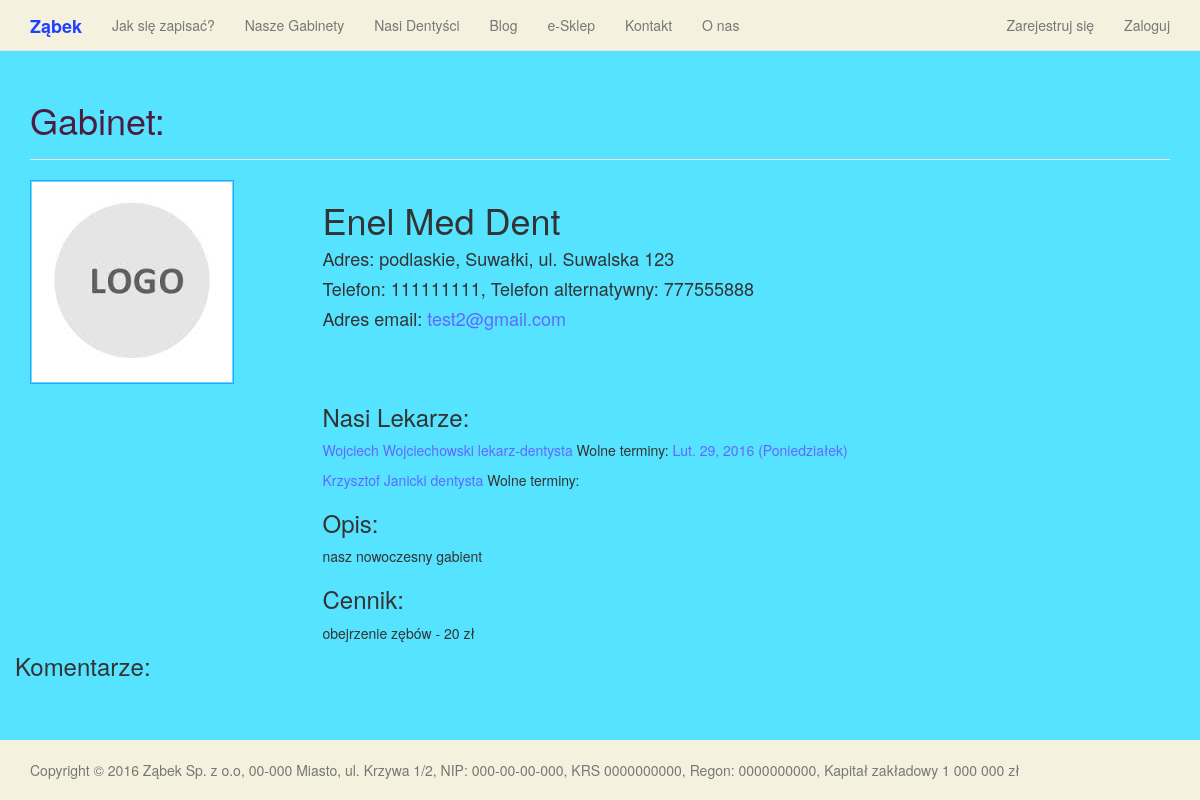
The page /office/enel-med-dent-pd-00001/ on the database its author committed.
### main_page/models.py (models this page shows, shortened)
class Contact(Address):
    phone_regex = RegexValidator(regex=r'^\+?1?\d{9,15}$', message="Niepoprawny numer telefonu. Powinien mieć minimum 9 i maksymalnie 15 cyfr")
    phone_number = models.CharField(validators=[phone_regex], blank=True, max_length=15, help_text="Numer telefonu")
    phone_number_alt = models.CharField(validators=[phone_regex], blank=True, max_length=15, help_text="Alternatywny numer telefonu")
    email = models.EmailField(null=True, help_text="Adres email")
    skype = models.CharField(max_length=50, null=True, blank=True)
    class Meta:
        abstract = True

class Office(Contact):
    user = models.OneToOneField(User, blank=True, null=True, related_name='office_user')
    name = models.CharField(max_length=150)
    office_id = models.CharField(max_length=10, unique=True, null=False, blank=False, help_text="Indywidualna nazwa kodowa gabinetu")
    text = MarkdownField(null=True, help_text="Informacje o gabiencie")
    price_list = MarkdownField(null=True, help_text="Cennik")
    logo_image = models.ImageField(upload_to="offices", blank=True, null=True, help_text="Logo")
    slug = models.SlugField(max_length=100, unique=True, blank=True, null=True)
    def get_absolute_url(self):
        return "/office/{0}/".format(self.slug)
    class Meta:
        verbose_name = "Office"
        verbose_name_plural = 'Offices'

class Dentist(models.Model):
    professional_title = models.CharField(max_length=50, help_text="Tytuł zawodowy dentysty")
    name = models.CharField(max_length=100, help_text="Imię")
    surname = models.CharField(max_length=100, help_text="Nazwisko")
    biography = MarkdownField(null=True, help_text="Biografia")
    profile_image = models.ImageField(upload_to="dentists", blank=True, null=True, help_text="Zdjęcie")
    pwz_number = models.CharField(max_length=87, null=True, help_text="7-cyfrowy numer prawa wykonywania zawodu (PWZ)",
         validators=[MaxLengthValidator(7), MinLengthValidator(7)])
    specialties = models.CharField(max_length=50, null=True, help_text="Specjalizacja")
    slug = models.SlugField(max_length=100, unique=True, null=True, help_text="Nazwa linku w postaci - nazwisko-imie-pwz - male litery, bez polskich znaków")
    office = models.ForeignKey(Office, null=True, related_name="workplace")
    def get_absolute_url(self):
        return "/dentist/{0}/".format(self.slug)
    class Meta:
        verbose_name = "Dentist"
        verbose_name_plural = 'Dentists'

class DentistDay(models.Model):
    date = models.DateField(null=True)
    dentist = models.ForeignKey(Dentist)
    office = models.ForeignKey(Office)
    slot10_11 = models.ForeignKey(User, null=True, blank=True, related_name="hours_1000_1100", help_text="10:00-11.00")
    slot11_12 = models.ForeignKey(User, null=True, blank=True, related_name="hours_1100_1200", help_text="11:00-12.00")
    slot12_13 = models.ForeignKey(User, null=True, blank=True, related_name="hours_1200_1300", help_text="12:00-13.00")
    slot13_14 = models.ForeignKey(User, null=True, blank=True, related_name="hours_1300_1400", help_text="13:00-14.00")
    slot14_15 = models.ForeignKey(User, null=True, blank=True, related_name="hours_1400_1500", help_text="14:00-15.00")
    slot15_16 = models.ForeignKey(User, null=True, blank=True, related_name="hours_1500_1600", help_text="15:00-16.00")
    slot16_17 = models.ForeignKey(User, null=True, blank=True, related_name="hours_1600_1700", help_text="16:00-17.00")
    slot17_18 = models.ForeignKey(User, null=True, blank=True, related_name="hours_1700_1800", help_text="17:00-18.00")
    slot18_19 = models.ForeignKey(User, null=True, blank=True, related_name="hours_1800_1900", help_text="18:00-19.00")
    slot19_20 = models.ForeignKey(User, null=True, blank=True, related_name="hours_1900_2000", help_text="19:00-20.00")
    def get_signup_url(self):
        return "/patient_zone/appointment_signup/{0}/".format(self.pk)
    @property
    def is_active(self):
        return (self.date >= datetime.date.today())
    class Meta:
        unique_together = ('date', 'dentist',)
        verbose_name = "Schedule"
        verbose_name_plural = 'Schedules'

### main_page/views.py (the view)
# urls.py: url(r'^office/(?P<slug>[a-zA-Z0-9-]+)/?', views.OfficeDetailView.as_view(), name='office'),
class OfficeDetailView(generic.DetailView):
    model = models.Office
    template_name='office/office_detail.html'
    def get_context_data(self, **kwargs):
        user_id = self.request.user.id
        context = super(OfficeDetailView, self).get_context_data(**kwargs)
        context['schedules'] = models.DentistDay.objects.order_by('date')
        return context

### main_page/models.py (called while the page is built)
    def province_verbose(self):
        return dict(Address.PROVINCE)[self.province]

### main_page/templates/office/office_detail.html (shortened to what this page needs)
{% extends "base.html" %}
    {% load django_markdown %}
    {% load  static %}
    {% block header %}
        <h1>Gabinet:</h1>
    {% endblock %}
    {% block content %}
    <section class="" id="office_header">
        <div class="row">
            <div class="col-md-3">
            <a class="avatar">
            {% if office.logo_image %}
                <img src="{{ office.logo_image.url }}"/>
            {% else %}
                <img src="{% static 'img/logo-default.jpg' %}">
            {% endif %}
            </a>
            </div>
            <div class="col-md-9">
                <h1>{{ object.name }}</h1>
                <h4>Adres:  {{ office.province_verbose }}, {{ office.city }}, ul. {{ office.street}} {{ office.number }}<h4>
                <h4>Telefon: {{ office.phone_number }}, Telefon alternatywny: {{ office.phone_number_alt }}</h4>
                <h4>Adres email: <a href="mailto:{{ office.email }}">{{ office.email }}</a></h4>
            </div>
        </div>
    </section>
    <section class="" id="office_body">
        <div class="row">
            <div class="col-md-3"></div>
            <div class="col-md-9">
                <div class="dentists">
                    <h3>Nasi Lekarze:</h3>
                        {% for dentist in office.workplace.all %}
                            <p>
                            <a href="{{dentist.get_absolute_url}}">{{dentist.name}} {{dentist.surname}} {{dentist.professional_title}}</a> Wolne terminy:
                            {% if schedules %}
                                {% for schedule in schedules %}
                                    {% if schedule.dentist == dentist %}
                                        {% if schedule.is_active %}
                                            <a href="{{schedule.get_signup_url}}">{{ schedule.date }} ({{ schedule.date | date:"l" }}) </a>
                                        {% endif %}
                                    {% endif %}
                                {% endfor %}
                            {% endif %}
                            </p>
                        {% endfor %}
                </div>
                <div class="specialties">
                    <h3>Opis:</h5>
                    <p>{{ office.text }}<p>
                </div>
                <div class="biography">
                    <h3>Cennik:</h5>
                    <p>{{ office.price_list }}<p></div>
            </div>
                <div class="comments">
                    <h3>Komentarze:</h3>
                </div>
        </div>
    </section>
    {% endblock %}

### main_page/static/css/main.css (style rules this page uses)
body { background-color: #55E3FF; }
html { position: relative; min-height: 100%; }
body { margin-bottom: 60px; }
#more_info, a { color: #6367FF; }
img { padding:1px; border:1px solid #36A0FF; }
img { max-width: 100%; max-height: 100%; }

### rows shown on the page
Office: name "Enel Med Dent", province_verbose "podlaskie", city "Suwałki", street "Suwalska", number "123", phone_number "111111111", phone_number_alt "777555888", email "test2@gmail.com", text "nasz nowoczesny gabient", price_list "obejrzenie zębów - 20 zł"
Dentist: name "Wojciech", surname "Wojciechowski", professional_title "lekarz-dentysta"
DentistDay: date "Lut. 29, 2016", date "Poniedziałek"
Dentist: name "Krzysztof", surname "Janicki", professional_title "dentysta"
